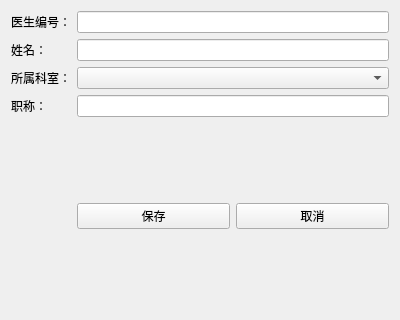
<?xml version="1.0" encoding="UTF-8"?>
<ui version="4.0">
 <class>DoctorEditView</class>
 <widget class="QWidget" name="DoctorEditView">
  <property name="geometry">
   <rect>
    <x>0</x>
    <y>0</y>
    <width>400</width>
    <height>320</height>
   </rect>
  </property>
  <property name="windowTitle">
   <string>编辑医生信息</string>
  </property>
  <layout class="QGridLayout" name="gridLayout">
   <item row="1" column="1">
    <widget class="QLineEdit" name="dbEditName"/>
   </item>
   <item row="3" column="0">
    <widget class="QLabel" name="label_5">
     <property name="text">
      <string>职称：</string>
     </property>
    </widget>
   </item>
   <item row="0" column="0">
    <widget class="QLabel" name="label">
     <property name="text">
      <string>医生编号：</string>
     </property>
    </widget>
   </item>
   <item row="2" column="1">
    <widget class="QComboBox" name="dbComboDept"/>
   </item>
   <item row="2" column="0">
    <widget class="QLabel" name="label_4">
     <property name="text">
      <string>所属科室：</string>
     </property>
    </widget>
   </item>
   <item row="3" column="1">
    <widget class="QLineEdit" name="dbEditTitle"/>
   </item>
   <item row="4" column="1">
    <layout class="QHBoxLayout" name="horizontalLayout">
     <item>
      <widget class="QPushButton" name="btSave">
       <property name="text">
        <string>保存</string>
       </property>
       <property name="icon">
        <iconset resource="lab4.qrc">
         <normaloff>:/img/new.png</normaloff>:/img/new.png</iconset>
       </property>
      </widget>
     </item>
     <item>
      <widget class="QPushButton" name="btCancel">
       <property name="text">
        <string>取消</string>
       </property>
       <property name="icon">
        <iconset resource="lab4.qrc">
         <normaloff>:/img/delete.png</normaloff>:/img/delete.png</iconset>
       </property>
      </widget>
     </item>
    </layout>
   </item>
   <item row="1" column="0">
    <widget class="QLabel" name="label_2">
     <property name="text">
      <string>姓名：</string>
     </property>
    </widget>
   </item>
   <item row="4" column="0">
    <spacer name="verticalSpacer">
     <property name="orientation">
      <enum>Qt::Orientation::Vertical</enum>
     </property>
     <property name="sizeHint" stdset="0">
      <size>
       <width>20</width>
       <height>40</height>
      </size>
     </property>
    </spacer>
   </item>
   <item row="0" column="1">
    <widget class="QLineEdit" name="dbEditDoctorId"/>
   </item>
  </layout>
 </widget>
 <resources>
  <include location="lab4.qrc"/>
 </resources>
 <connections/>
</ui>
